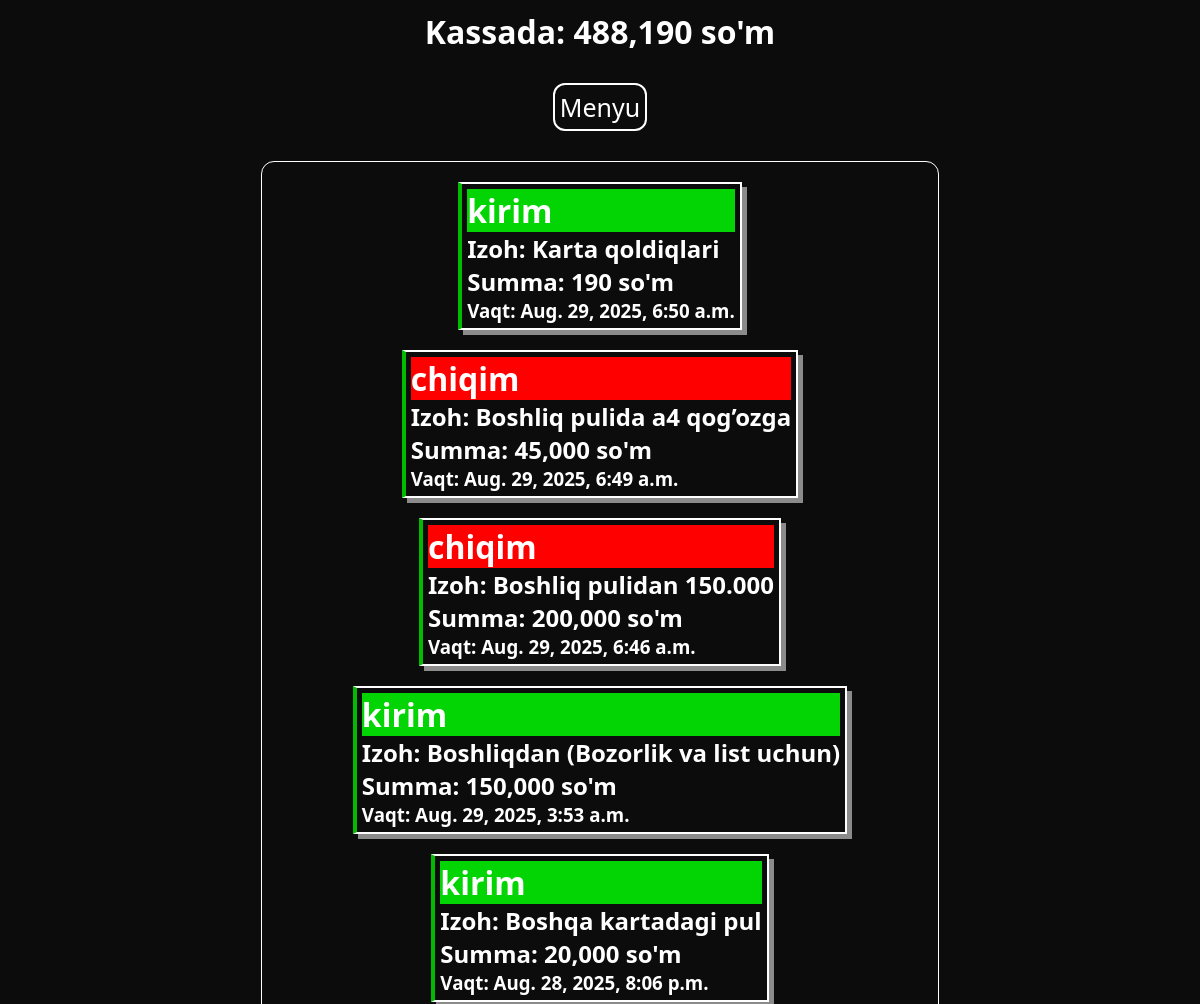
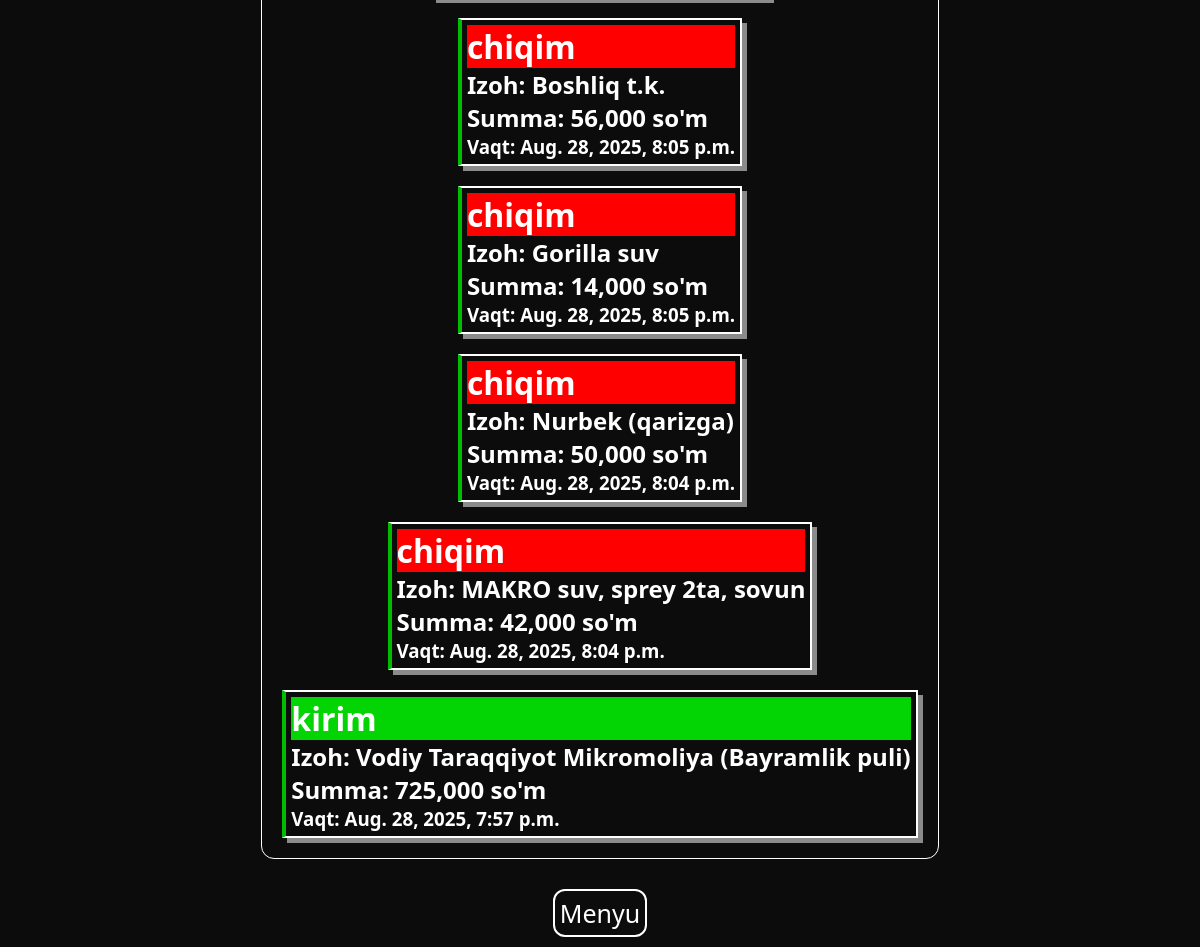
The app's page /reports/ (signed in) with its own data (2 pictures, top to bottom).
### users/models.py (models this page shows)
class User(AbstractUser):
    username = models.CharField(max_length=100,unique=True)
    first_name = models.CharField(max_length=100)
    last_name = models.CharField(max_length=100)
    balance = models.DecimalField(default=0,decimal_places=0,max_digits=10)
    middle_name = models.CharField(max_length=100)
    created_at = models.DateTimeField(auto_now_add=True)
    updated_at = models.DateTimeField(auto_now=True)

### lisa/models.py (models this page shows, shortened)
class Finance(models.Model):
    amount = models.DecimalField(default=0,decimal_places=0,max_digits=10)
    description = models.TextField(default="")
    type = models.CharField(choices=action_type,default='kirim',max_length=100)
    category = models.ForeignKey(Category,on_delete=models.CASCADE,null=True,blank=True)
    user = models.ForeignKey(User,on_delete=models.CASCADE)
    created_at = models.DateTimeField(auto_now_add=True)

### lisa/views.py (the view)
# urls.py: path('reports/',views.ReportView.as_view(),name='reports')
class ReportView(LoginRequiredMixin,View):
    def get(self,request):
        reports = Finance.objects.filter(user=request.user).order_by('-created_at')
        return render(request, 'actions.html',{'reports':reports})

### lisa/templates/actions.html (shortened to what this page needs)
{% load humanize %}
<!DOCTYPE html>
<html lang="en">
<head>
</head>
<body>
    <div>
        <h1>Kassada: {{user.balance|intcomma}} so'm</h1>
    </div>
    <a href="{% url 'home' %}">Menyu</a>
    <div class="main-div">
        {% for i in reports %}
            {% if i.type == 'kirim' %}
                <div class="item">
                    <h1 style="background-color: rgb(3, 212, 3);">{{i.type}}</h1>
                    <h2>Izoh: {{i.description}}</h2>
                    <h2>Summa: {{i.amount|intcomma}} so'm</h2>
                    <h3>Vaqt: {{i.created_at}}</h3>
                </div>
            {% elif i.type == 'chiqim'%}
                <div class="item">
                    <h1 style="background-color: red">{{i.type}}</h1>
                    <h2>Izoh: {{i.description}}</h2>
                    <h2>Summa: {{i.amount|intcomma}} so'm</h2>
                    <h3>Vaqt: {{i.created_at}}</h3>
                </div>
            {% endif %}
        {% endfor %}
    </div>
    <a href="{% url 'home' %}">Menyu</a>
</body>
</html>

### lisa/templates/actions.html (style rules this page uses)
* { border:0; margin:0; font-family: 'Segoe UI', Tahoma, Geneva, Verdana, sans-serif; }
body { background-color: rgb(12, 12, 12); padding: 10px; color: white; display: flex; flex-direction: column; justify-content: center; align-items: center; gap:30px; }
.main-div { display: flex; flex-direction: column; justify-content: center; align-items: center; gap:20px; border:1px solid white; padding: 20px; border-radius: 13px; }
.item { border: 2px solid white; padding: 5px; border-left: 4px solid rgb(0, 187, 0); box-shadow: 5px 5px 0 0 rgb(139, 139, 139); }
a { color: white; text-decoration: none; border:2px solid white; padding: 5px; font-size: 25px; border-radius: 12px; }

### records on screen
User: balance "488,190"
Finance: type "kirim", description "Karta qoldiqlari", amount "190", created_at "Aug. 29, 2025, 6:50 a.m."
Finance: type "chiqim", description "Boshliq pulida a4 qog’ozga", amount "45,000", created_at "Aug. 29, 2025, 6:49 a.m."
Finance: type "chiqim", description "Boshliq pulidan 150.000", amount "200,000", created_at "Aug. 29, 2025, 6:46 a.m."
Finance: type "kirim", description "Boshliqdan (Bozorlik va list uchun)", amount "150,000", created_at "Aug. 29, 2025, 3:53 a.m."
Finance: type "kirim", description "Boshqa kartadagi pul", amount "20,000", created_at "Aug. 28, 2025, 8:06 p.m."
Finance: type "chiqim", description "Boshliq t.k.", amount "56,000", created_at "Aug. 28, 2025, 8:05 p.m."
Finance: type "chiqim", description "Gorilla suv", amount "14,000", created_at "Aug. 28, 2025, 8:05 p.m."
Finance: type "chiqim", description "Nurbek (qarizga)", amount "50,000", created_at "Aug. 28, 2025, 8:04 p.m."
Finance: type "chiqim", description "MAKRO suv, sprey 2ta, sovun", amount "42,000", created_at "Aug. 28, 2025, 8:04 p.m."
Finance: type "kirim", description "Vodiy Taraqqiyot Mikromoliya (Bayramlik puli)", amount "725,000", created_at "Aug. 28, 2025, 7:57 p.m."
